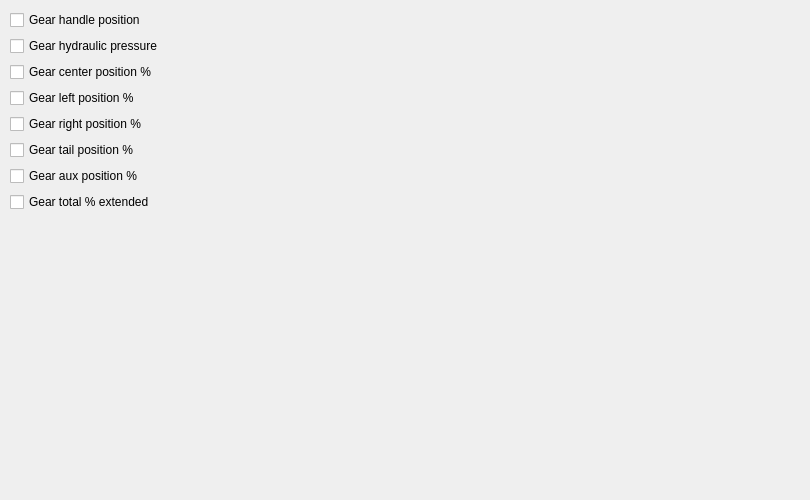
              <widget class="QWidget" name="gearTab">
               <attribute name="title">
                <string>Gear</string>
               </attribute>
               <widget class="QWidget" name="formLayoutWidget_3">
                <property name="geometry">
                 <rect>
                  <x>10</x>
                  <y>10</y>
                  <width>791</width>
                  <height>481</height>
                 </rect>
                </property>
                <property name="styleSheet">
                 <string/>
                </property>
                <layout class="QFormLayout" name="formLayout_7">
                 <property name="rowWrapPolicy">
                  <enum>QFormLayout::WrapAllRows</enum>
                 </property>
                 <item row="0" column="0">
                  <widget class="QCheckBox" name="cbGearHandlePosition">
                   <property name="styleSheet">
                    <string notr="true"/>
                   </property>
                   <property name="text">
                    <string>Gear handle position</string>
                   </property>
                  </widget>
                 </item>
                 <item row="1" column="0">
                  <widget class="QCheckBox" name="cbGearHydraulicPressure">
                   <property name="styleSheet">
                    <string notr="true"/>
                   </property>
                   <property name="text">
                    <string>Gear hydraulic pressure</string>
                   </property>
                  </widget>
                 </item>
                 <item row="2" column="0">
                  <widget class="QCheckBox" name="cbGearCenterPosition">
                   <property name="styleSheet">
                    <string notr="true"/>
                   </property>
                   <property name="text">
                    <string>Gear center position %</string>
                   </property>
                  </widget>
                 </item>
                 <item row="3" column="0">
                  <widget class="QCheckBox" name="cbGearLeftPosition">
                   <property name="styleSheet">
                    <string notr="true"/>
                   </property>
                   <property name="text">
                    <string>Gear left position %</string>
                   </property>
                  </widget>
                 </item>
                 <item row="4" column="0">
                  <widget class="QCheckBox" name="cbGearRightPosition">
                   <property name="styleSheet">
                    <string notr="true"/>
                   </property>
                   <property name="text">
                    <string>Gear right position %</string>
                   </property>
                  </widget>
                 </item>
                 <item row="5" column="0">
                  <widget class="QCheckBox" name="cbGearTailPosition">
                   <property name="styleSheet">
                    <string notr="true"/>
                   </property>
                   <property name="text">
                    <string>Gear tail position %</string>
                   </property>
                  </widget>
                 </item>
                 <item row="6" column="0">
                  <widget class="QCheckBox" name="cbGearAuxPosition">
                   <property name="styleSheet">
                    <string notr="true"/>
                   </property>
                   <property name="text">
                    <string>Gear aux position %</string>
                   </property>
                  </widget>
                 </item>
                 <item row="7" column="0">
                  <widget class="QCheckBox" name="cbGearTotalPctExtended">
                   <property name="styleSheet">
                    <string notr="true"/>
                   </property>
                   <property name="text">
                    <string>Gear total % extended</string>
                   </property>
                  </widget>
                 </item>
                </layout>
               </widget>
              </widget>
